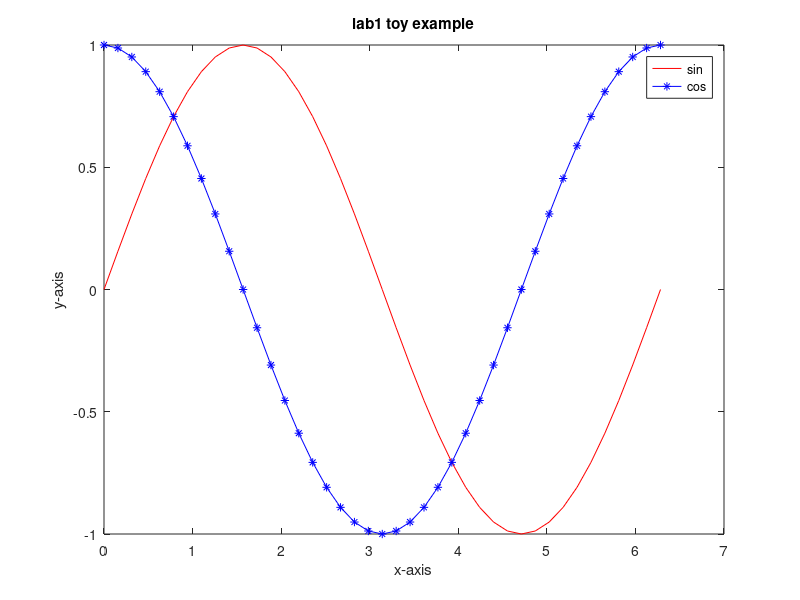

Source code (MATLAB):
x = [0: pi/20: 2*pi]
y1 = sin(x)
y2 = cos(x)
plot(x,y1,'r')
hold on;
plot(x,y2,'-*b')
xlabel('x-axis')
ylabel('y-axis')
legend('sin','cos')
title('lab1 toy example')
